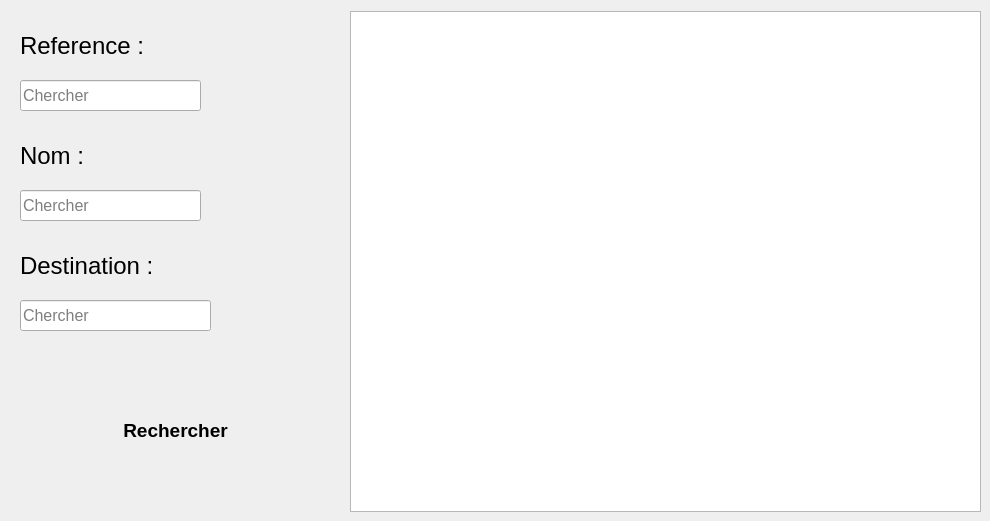
     <widget class="QWidget" name="tab_7">
      <attribute name="title">
       <string>Rechercher</string>
      </attribute>
      <widget class="QLabel" name="label_12">
       <property name="geometry">
        <rect>
         <x>20</x>
         <y>30</y>
         <width>131</width>
         <height>31</height>
        </rect>
       </property>
       <property name="font">
        <font>
         <pointsize>18</pointsize>
        </font>
       </property>
       <property name="text">
        <string>Reference :</string>
       </property>
      </widget>
      <widget class="QLabel" name="label_13">
       <property name="geometry">
        <rect>
         <x>20</x>
         <y>140</y>
         <width>71</width>
         <height>31</height>
        </rect>
       </property>
       <property name="font">
        <font>
         <pointsize>18</pointsize>
        </font>
       </property>
       <property name="text">
        <string>Nom :</string>
       </property>
      </widget>
      <widget class="QLabel" name="label_14">
       <property name="geometry">
        <rect>
         <x>20</x>
         <y>250</y>
         <width>141</width>
         <height>31</height>
        </rect>
       </property>
       <property name="font">
        <font>
         <pointsize>18</pointsize>
        </font>
       </property>
       <property name="text">
        <string>Destination :</string>
       </property>
      </widget>
      <widget class="QTableView" name="tableView_rechercher_cinema">
       <property name="geometry">
        <rect>
         <x>350</x>
         <y>11</y>
         <width>631</width>
         <height>501</height>
        </rect>
       </property>
       <property name="styleSheet">
        <string notr="true">border-image: white</string>
       </property>
      </widget>
      <widget class="QPushButton" name="pushButton_rechercher_cinema">
       <property name="geometry">
        <rect>
         <x>100</x>
         <y>400</y>
         <width>151</width>
         <height>61</height>
        </rect>
       </property>
       <property name="font">
        <font>
         <pointsize>14</pointsize>
         <weight>75</weight>
         <bold>true</bold>
        </font>
       </property>
       <property name="styleSheet">
        <string notr="true">border-image: url(:/new/prefix2/orange.png);
border-radius:25px;
</string>
       </property>
       <property name="text">
        <string>Rechercher</string>
       </property>
      </widget>
      <widget class="QLineEdit" name="lineEdit_reference_rechercher">
       <property name="geometry">
        <rect>
         <x>20</x>
         <y>80</y>
         <width>181</width>
         <height>31</height>
        </rect>
       </property>
       <property name="font">
        <font>
         <pointsize>12</pointsize>
        </font>
       </property>
       <property name="styleSheet">
        <string notr="true">border-image: white</string>
       </property>
       <property name="maxLength">
        <number>8</number>
       </property>
       <property name="placeholderText">
        <string>Chercher</string>
       </property>
      </widget>
      <widget class="QLineEdit" name="lineEdit_nom_rechercher_2">
       <property name="geometry">
        <rect>
         <x>20</x>
         <y>190</y>
         <width>181</width>
         <height>31</height>
        </rect>
       </property>
       <property name="font">
        <font>
         <pointsize>12</pointsize>
        </font>
       </property>
       <property name="styleSheet">
        <string notr="true">border-image: white</string>
       </property>
       <property name="maxLength">
        <number>20</number>
       </property>
       <property name="placeholderText">
        <string>Chercher</string>
       </property>
      </widget>
      <widget class="QLineEdit" name="lineEdit_destination_rechercher">
       <property name="geometry">
        <rect>
         <x>20</x>
         <y>300</y>
         <width>191</width>
         <height>31</height>
        </rect>
       </property>
       <property name="font">
        <font>
         <pointsize>12</pointsize>
        </font>
       </property>
       <property name="styleSheet">
        <string notr="true">border-image: white</string>
       </property>
       <property name="maxLength">
        <number>20</number>
       </property>
       <property name="placeholderText">
        <string>Chercher</string>
       </property>
      </widget>
     </widget>
